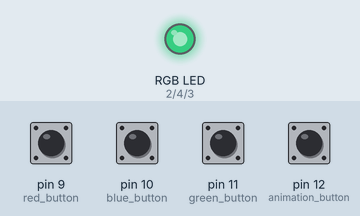
Bench run of a sketch on a simulated Arduino Uno, built with avr-gcc and run on an emulated ATmega328P. Parts: an RGB LED mixed from three pins (HIGH = lit). Dashed ring = blinking. Inputs (shaded band) come from the test bench; at power-on: pin 9 (red_button), pin 10 (blue_button), pin 11 (green_button), pin 12 (animation_button) HIGH. Dim RGB values are drawn brighter than linear.

Above: at 1.2 s.
1.3 s: pin 9 (red_button) pulled LOW for 0.15 s
At 2.0 s:
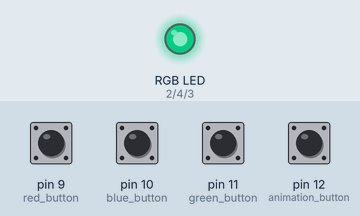
2.9 s: pin 10 (blue_button) pulled LOW for 1 s
At 4.4 s:
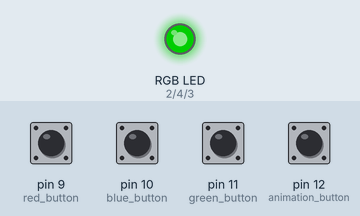
5.9 s: pin 12 (animation_button) pulled LOW for 1 s
At 6.84 s:
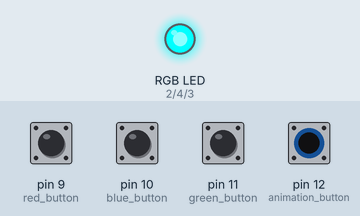
8.9 s: pin 11 (green_button) pulled LOW for 0.15 s
At 9.3 s:
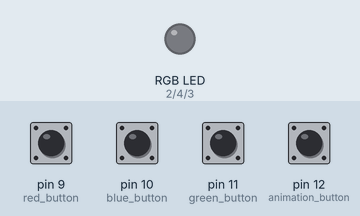
10.5 s: pin 10 (blue_button) pulled LOW for 0.15 s
At 11.7 s:
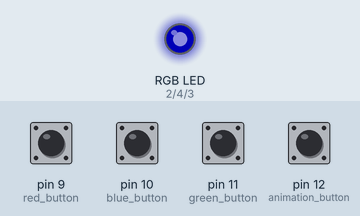
12.1 s: pin 12 (animation_button) pulled LOW for 0.15 s
At 14.09 s:
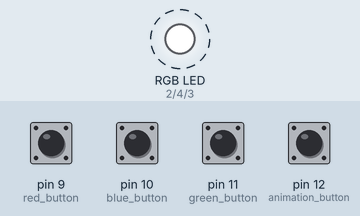
Timing chart, 0 to 16.1 s (numbered marks = the images above; inputs shaded):
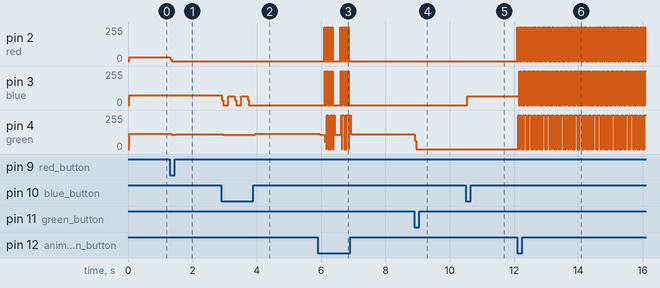

The sketch:

Club_light_control.ino
```cpp
#define red 2
#define blue 3
int green = 4;
#define red_button 9
#define blue_button 10
#define green_button 11
#define animation_button 12

int red_state = HIGH;
int blue_state = HIGH;
int green_state = HIGH;
int animation_state = HIGH;
int red_reading, blue_reading, green_reading, animation_reading;
int red_previous = LOW;
int green_previous = LOW;
int blue_previous = LOW;
int animation_previous = LOW;
int animation;

long time = 0;
long debounce = 200;
void setup() {
pinMode(red, OUTPUT);
pinMode(green, OUTPUT);
pinMode(blue, OUTPUT);
pinMode(red_button, INPUT_PULLUP);
pinMode(green_button, INPUT_PULLUP);
pinMode(blue_button, INPUT_PULLUP);
pinMode(animation_button, INPUT_PULLUP);

Serial.begin(9600);
}

void loop() {
    red_reading = digitalRead(red_button);
    blue_reading = digitalRead(blue_button);
    green_reading = digitalRead(green_button);
    animation_reading = digitalRead(animation_button);

 if(animation_reading == LOW && animation_previous == LOW && millis() - time > debounce){
      if(animation_state == LOW){
        animation_state = HIGH;
        animation = HIGH;
        time = millis();


      }else{
        animation_state = LOW;
        animation = LOW;
       // Serial.println("kkkk");
        time = millis();

      }
    }

//**********************************************************
    if(red_reading == LOW && red_previous == LOW && millis() - time > debounce){
      if(red_state == LOW){
        red_state = HIGH;
        time = millis();

      }else{
        red_state = LOW;
       // Serial.println("kkkk");

        time = millis();
      }
    }

 //   ********************************************************************
    if(blue_reading == LOW && blue_previous == LOW && millis() - time > debounce){
      if(blue_state == LOW){
        blue_state = HIGH;
        time = millis();

      }else{
        blue_state = LOW;
       // Serial.println("kkkk");

        time = millis();
      }

    }

  //  *********************************************************
    if(green_reading == LOW && green_previous == LOW && millis() - time > debounce){
      if(green_state == LOW){
        green_state = HIGH;
        time = millis();

      }else{
        green_state = LOW;
       // Serial.println("kkkk");

        time = millis();
      }

    }
   //**************************************************************
   digitalWrite(green, green_state);
   digitalWrite(blue, blue_state);
   digitalWrite(red, red_state);

      green_previous = green_reading;
      red_previous = red_reading;
      blue_previous = blue_reading;
    //  ***********************************


        if(animation == HIGH){
        digitalWrite(red, HIGH);
        digitalWrite(blue, LOW);
        digitalWrite(green, LOW);
        delay(18);
        digitalWrite(red, LOW);
        digitalWrite(blue, HIGH);
        digitalWrite(green, LOW);
        delay(18);
        digitalWrite(red, LOW);
        digitalWrite(blue, LOW);
        digitalWrite(green, HIGH);
        delay(18);
        ///////////////////////////
        digitalWrite(red, HIGH);
        digitalWrite(blue, HIGH);
        digitalWrite(green, LOW);
        delay(18);
        digitalWrite(red, HIGH);
        digitalWrite(blue, LOW);
        digitalWrite(green, HIGH);
       delay(18);
        digitalWrite(red, LOW);
        digitalWrite(blue, HIGH);
        digitalWrite(green, HIGH);
        delay(18);
        digitalWrite(red, HIGH);
        digitalWrite(blue, HIGH);
        digitalWrite(green, HIGH);
        delay(18);
        digitalWrite(red, LOW);
        digitalWrite(blue, LOW);
        digitalWrite(green, LOW);
        delay(18);
       // Serial.println("animation ON");
        }
         digitalWrite(red, LOW);
        digitalWrite(blue, LOW);
        digitalWrite(green, LOW);
       // Serial.println("animation OFF");
       animation_previous = animation_reading;

}
```

Measured:
- after the input at 1.3 s, pin 2 (red): 30/255 → 0/255 at once; pin 4 (green): 114/255 → 106/255 after 0.06 s, → 112/255 0.12 s later
- after the input at 2.9 s, pin 3 (blue): alternates 67/255 for 0.20 s and 0/255 for 0.20 s, 5 changes in all, then stays 0/255, starting at once; pin 4 (green): 112/255 → 106/255 after 0.06 s, → 114/255 1.0 s later
- after the input at 8.9 s, pin 4 (green): 110/255 → 0/255 at once
- after the input at 10.5 s, pin 3 (blue): 0/255 → 67/255 at once
- after the input at 12.1 s, pin 2 (red), pin 3 (blue), pin 4 (green): alternates 255/255 for 0.02 s and 0/255 for 0.02 s, starting at once
